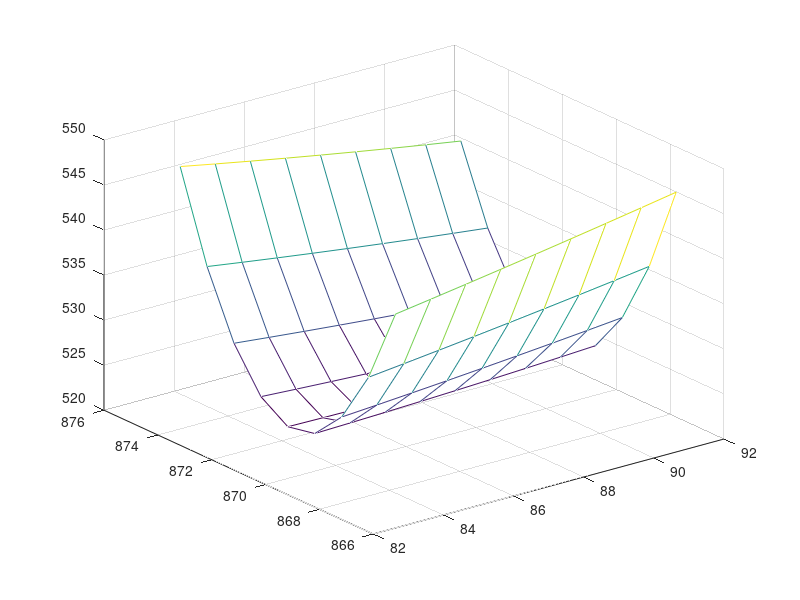

MATLAB code to generate this figure:
clear all;
clc;
close all;

m=0.75* 0.961;
c=4211;

t=[1 2 3 4 5 6 7 8 9 10];
T=[73.94 33.06 44.93 20.91 26.29 11.91 14.23 12.53 10.83 4.47];
f=@(x,t)x(1)*exp((-t/(m*c))*x(2));
obj=lsqcurvefit(f,[1 1],t,T);

T0=obj(1);
k=obj(2);
kgrid=k-4:1:k+4;
T0grid=T0-4:1:T0+4;
S=zeros(length(kgrid));

for i=1:9
    for j=1:9
        for h=1:10
            S(i,j)=S(i,j)+(T0grid(i)*exp(-kgrid(j)*t(h)/(m*c))-T(h)).^2; 
        end
    end
end

mesh(T0grid,kgrid,S);


%TT=T0*exp(t*(-k/(m*c)));
%plot(t,TT);

%hold on 
%plot(t,T,'r*');
